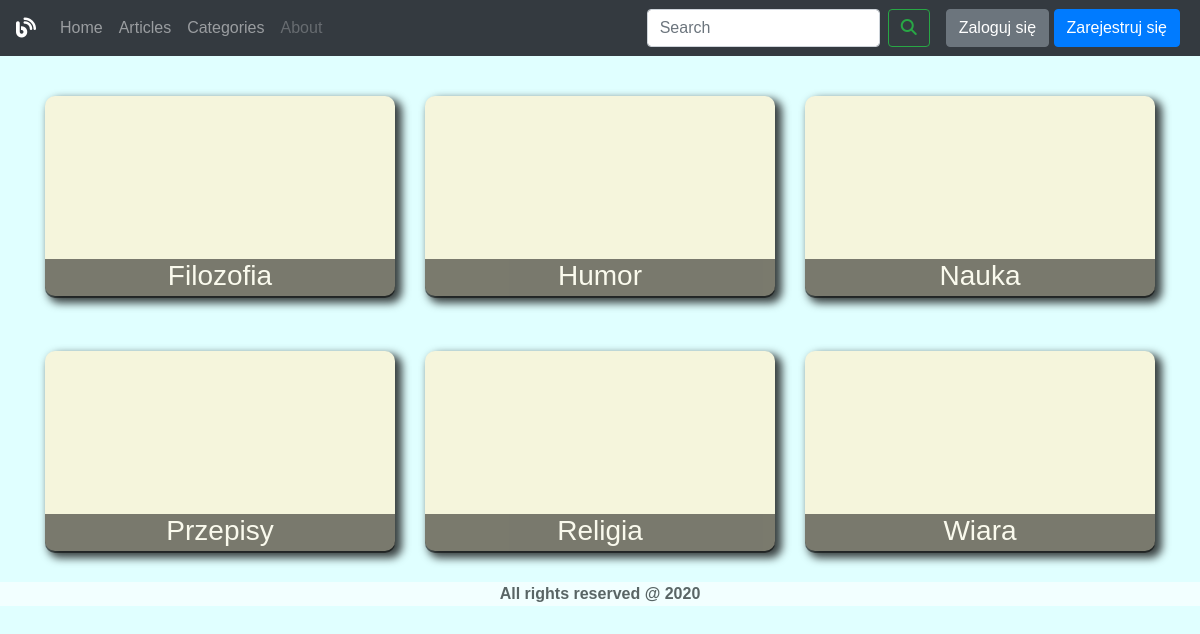
The page /categories on the database its author committed.
### articles/models.py (models this page shows, shortened)
class Category(models.Model):
    name = models.CharField(max_length=100)
    class Meta:
        ordering = ["name"]
        verbose_name = "Kategoria"
        verbose_name_plural = "Kategorie"

### articles/views.py (the view)
# urls.py: path('categories', views.list_categories, name='categories'),
def list_categories(request):
    categories = Category.objects.all()
    return render(request, template_name="articles/category_list.html", context={"categories": categories})

### articles/templates/articles/category_list.html
{% extends "base.html" %}
{% load static %}
{% block content_wrapper %}
<div class="container mt-3">
    <div class="row">
        {% for category in categories %}
        <div class="col-lg-4 col-sm-6 my-4">
            <a href="{% url "category display" category.id %}" class="kafelek">
                <h3>{{ category.name }}</h3>
            </a>
        </div>
        {% endfor %}
    </div>
</div>
{% endblock %}

### articles/static/sources/css/styles.css (style rules this page uses)
body { background: lightcyan; font-family: "Trebuchet MS", sans-serif; }
.kafelek { border-radius: 10px; position: relative; margin: auto; background-color: beige; background-size: cover; display: inline-block; height: 200px; width: 100%; transition: 0.25s; -webkit-box-shadow: 5px 5px 8px 2px rgba(0,0,0,0.75); -moz-box-shadow: 5px 5px 8px 2px rgba(0,0,0,0.75); box-shadow: 5px 5px 8px 2px rgba(0,0,0,0.75); }
.kafelek > h3 { position: absolute; bottom: -10px; height: auto; width: 100%; border-radius: 0 0 10px 10px; padding-bottom: 5px; color: white; text-align: center; background-color: black; opacity: 0.5; }

### rows shown on the page
Category: name "Filozofia"
Category: name "Humor"
Category: name "Nauka"
Category: name "Przepisy"
Category: name "Religia"
Category: name "Wiara"
